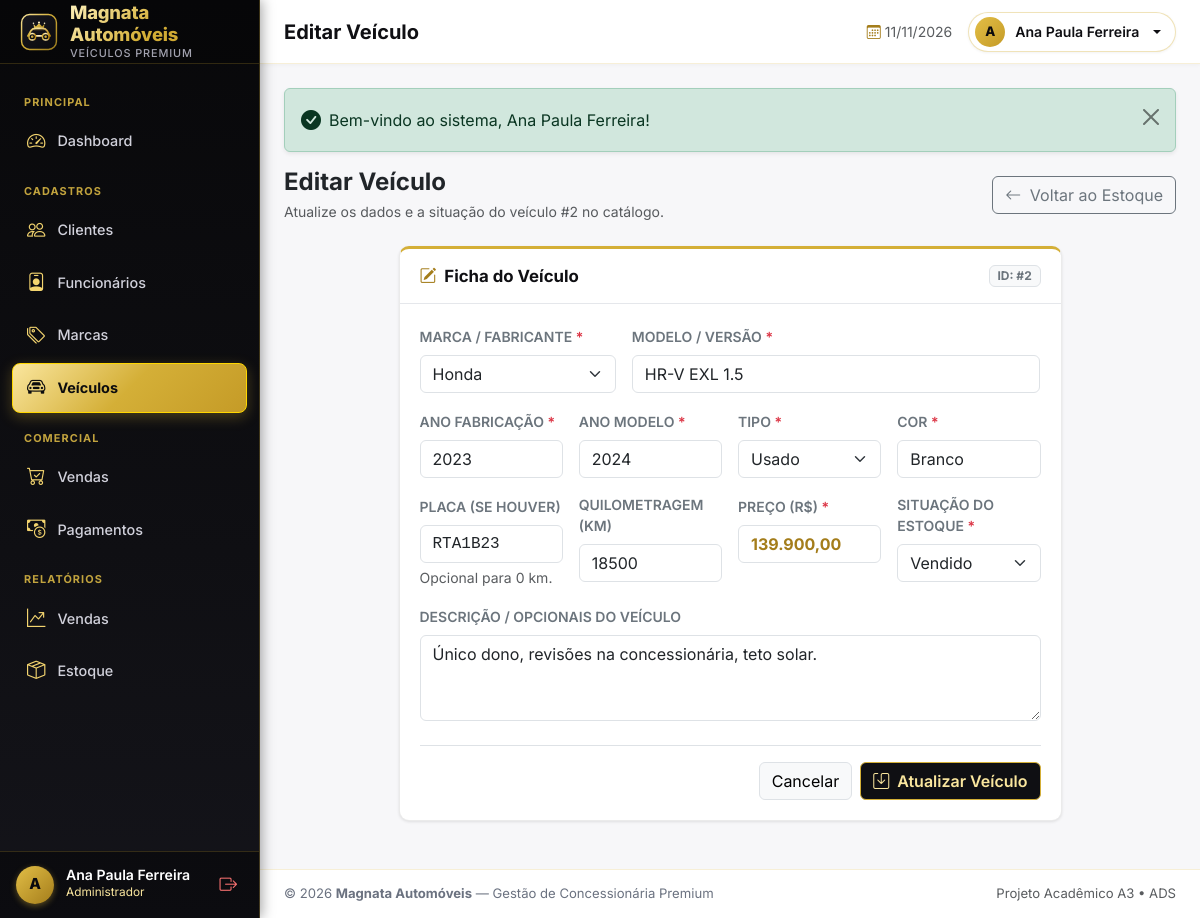
Screenshot of /veiculos/editar.php?id=2 (signed in) with the database file from the repository.
### tables this page shows
CREATE TABLE veiculos (
    id_veiculo      INT            NOT NULL AUTO_INCREMENT,
    id_marca        INT            NOT NULL,
    modelo          VARCHAR(100)   NOT NULL,
    ano_fabricacao  INT            NOT NULL,
    ano_modelo      INT            NOT NULL,
    tipo            ENUM('novo', 'usado') NOT NULL DEFAULT 'novo',
    cor             VARCHAR(40)    NOT NULL,
    placa           VARCHAR(10)    NULL,
    quilometragem   INT            NOT NULL DEFAULT 0,
    preco           DECIMAL(10,2)  NOT NULL,
    situacao        ENUM('disponível', 'vendido', 'reservado') NOT NULL DEFAULT 'disponível',
    descricao       TEXT           NULL,

    CONSTRAINT pk_veiculos        PRIMARY KEY (id_veiculo),
    CONSTRAINT uq_veiculos_placa  UNIQUE (placa),
    CONSTRAINT fk_veiculos_marcas FOREIGN KEY (id_marca)
        REFERENCES marcas (id_marca)
        ON UPDATE CASCADE
        ON DELETE RESTRICT,            
    CONSTRAINT ck_veiculos_preco  CHECK (preco > 0),
    CONSTRAINT ck_veiculos_km     CHECK (quilometragem >= 0),
    CONSTRAINT ck_veiculos_anos   CHECK (ano_fabricacao >= 1900
                                         AND ano_modelo >= ano_fabricacao
                                         AND ano_modelo <= ano_fabricacao + 1),

     
    INDEX idx_veiculos_modelo   (modelo),
    INDEX idx_veiculos_situacao (situacao),
    INDEX idx_veiculos_tipo     (tipo),
    INDEX idx_veiculos_ano      (ano_modelo)
);

CREATE TABLE marcas (
    id_marca     INT          NOT NULL AUTO_INCREMENT,
    nome         VARCHAR(80)  NOT NULL,
    pais_origem  VARCHAR(60)  NULL,

    CONSTRAINT pk_marcas      PRIMARY KEY (id_marca),
    CONSTRAINT uq_marcas_nome UNIQUE (nome)
);

### veiculos/editar.php (the view, shortened to what this page needs)
<?php
$pdo = conectar();
$id = (int) ($_GET['id'] ?? $_POST['id_veiculo'] ?? 0);
$stmt = $pdo->prepare('SELECT * FROM veiculos WHERE id_veiculo = :id LIMIT 1');
$stmt->execute([':id' => $id]);
$veiculo = $stmt->fetch();
$marcas = $pdo->query("SELECT id_marca, nome FROM marcas ORDER BY nome ASC")->fetchAll();
$idMarca       = $veiculo['id_marca'];
$modelo        = $veiculo['modelo'];
$anoFabricacao = $veiculo['ano_fabricacao'];
$anoModelo     = $veiculo['ano_modelo'];
$cor           = $veiculo['cor'];
$placa         = $veiculo['placa'] ?? '';
$quilometragem = $veiculo['quilometragem'];
$precoStr      = number_format((float) $veiculo['preco'], 2, ',', '.');
$situacao      = $veiculo['situacao'];
$descricao     = $veiculo['descricao'] ?? '';
require_once __DIR__ . '/../includes/header.php';
?>
<div class="d-flex justify-content-between align-items-center mb-4 flex-wrap gap-2">
    <div>
        <h2 class="h4 fw-bold text-dark mb-1">Editar Veículo</h2>
        <p class="text-muted small mb-0">Atualize os dados e a situação do veículo #<?= $id ?> no catálogo.</p>
    </div>
    <div>
        <a href="<?= url('veiculos/index.php') ?>" class="btn btn-outline-secondary">
            <i class="bi bi-arrow-left me-1"></i> Voltar ao Estoque
        </a>
    </div>
</div>
<div class="row justify-content-center">
    <div class="col-12 col-lg-9">
        <div class="card-app">
            <div class="card-header">
                <h3 class="card-title">
                    <i class="bi bi-pencil-square text-primary"></i> Ficha do Veículo
                </h3>
                <span class="badge bg-light text-secondary border">ID: #<?= $id ?></span>
            </div>
            <div class="card-body">
                <form method="post" action="<?= url('veiculos/editar.php?id=' . $id) ?>" novalidate>
                    <div class="row g-3">
                        <div class="col-12 col-md-4">
                            <label for="id_marca" class="form-label fw-semibold text-secondary small">
                                MARCA / FABRICANTE <span class="text-danger">*</span>
                            </label>
                            <select class="form-select" id="id_marca" name="id_marca" required autofocus>
                                <?php foreach ($marcas as $m): ?>
                                    <option value="<?= $m['id_marca'] ?>" <?= (string) $idMarca === (string) $m['id_marca'] ? 'selected' : '' ?>>
                                        <?= e($m['nome']) ?>
                                    </option>
                                <?php endforeach; ?>
                            </select>
                        </div>
                        <div class="col-12 col-md-8">
                            <label for="modelo" class="form-label fw-semibold text-secondary small">
                                MODELO / VERSÃO <span class="text-danger">*</span>
                            </label>
                            <input type="text" class="form-control" id="modelo" name="modelo"
                                   placeholder="Ex.: Corolla XEi 2.0 Flex Automático" value="<?= e($modelo) ?>" required>
                        </div>
                        <div class="col-6 col-md-3">
                            <label for="ano_fabricacao" class="form-label fw-semibold text-secondary small">
                                ANO FABRICAÇÃO <span class="text-danger">*</span>
                            </label>
                            <input type="number" class="form-control" id="ano_fabricacao" name="ano_fabricacao"
                                   min="1900" max="<?= date('Y') + 1 ?>" value="<?= e($anoFabricacao) ?>" required>
                        </div>
                        <div class="col-6 col-md-3">
                            <label for="ano_modelo" class="form-label fw-semibold text-secondary small">
                                ANO MODELO <span class="text-danger">*</span>
                            </label>
                            <input type="number" class="form-control" id="ano_modelo" name="ano_modelo"
                                   min="1900" max="<?= date('Y') + 2 ?>" value="<?= e($anoModelo) ?>" required>
                        </div>
                        <div class="col-6 col-md-3">
                            <label for="tipo" class="form-label fw-semibold text-secondary small">
                                TIPO <span class="text-danger">*</span>
                            </label>
                            <select class="form-select" id="tipo" name="tipo"
                                    onchange="document.getElementById('divKm').style.display = (this.value === 'novo') ? 'none' : 'block'">
                                <option value="usado" <?= $tipo === 'usado' ? 'selected' : '' ?>>Usado</option>
                            </select>
                        </div>
                        <div class="col-6 col-md-3">
                            <label for="cor" class="form-label fw-semibold text-secondary small">
                                COR <span class="text-danger">*</span>
                            </label>
                            <input type="text" class="form-control" id="cor" name="cor"
                                   placeholder="Ex.: Prata, Preto, Branco" value="<?= e($cor) ?>" required>
                        </div>
                        <div class="col-6 col-md-3">
                            <label for="placa" class="form-label fw-semibold text-secondary small">
                                PLACA (SE HOUVER)
                            </label>
                            <input type="text" class="form-control mascara-placa font-monospace text-uppercase"
                                   id="placa" name="placa" placeholder="ABC1D23" value="<?= e($placa) ?>" maxlength="7">
                            <div class="form-text">Opcional para 0 km.</div>
                        </div>
                        <div class="col-6 col-md-3" id="divKm" style="display: <?= $tipo === 'novo' ? 'none' : 'block' ?>;">
                            <label for="quilometragem" class="form-label fw-semibold text-secondary small">
                                QUILOMETRAGEM (KM)
                            </label>
                            <input type="number" class="form-control" id="quilometragem" name="quilometragem"
                                   min="0" value="<?= e($quilometragem) ?>">
                        </div>
                        <div class="col-6 col-md-3">
                            <label for="preco" class="form-label fw-semibold text-secondary small">
                                PREÇO (R$) <span class="text-danger">*</span>
                            </label>
                            <input type="text" class="form-control mascara-moeda fw-bold text-primary"
                                   id="preco" name="preco" placeholder="0,00" value="<?= e($precoStr) ?>" required>
                        </div>
                        <div class="col-6 col-md-3">
                            <label for="situacao" class="form-label fw-semibold text-secondary small">
                                SITUAÇÃO DO ESTOQUE <span class="text-danger">*</span>
                            </label>
                            <select class="form-select" id="situacao" name="situacao" required>
                                <option value="vendido"    <?= $situacao === 'vendido' ? 'selected' : '' ?>>Vendido</option>
                            </select>
                        </div>
                        <div class="col-12">
                            <label for="descricao" class="form-label fw-semibold text-secondary small">
                                DESCRIÇÃO / OPCIONAIS DO VEÍCULO
                            </label>
                            <textarea class="form-control" id="descricao" name="descricao" rows="3"><?= e($descricao) ?></textarea>
                        </div>
                    </div>
                    <div class="d-flex justify-content-end gap-2 mt-4 pt-3 border-top">
                        <a href="<?= url('veiculos/index.php') ?>" class="btn btn-light border">Cancelar</a>
                        <button type="submit" class="btn btn-navy">
                            <i class="bi bi-save me-1"></i> Atualizar Veículo
                        </button>
                    </div>
                </form>
            </div>
        </div>
    </div>
</div>
<?php require_once __DIR__ . '/../includes/footer.php'; ?>

### assets/css/style.css (style rules this page uses)
:root { --gold-50: #fffdf5; --gold-100: #fef9e7; --gold-200: #fae69e; --gold-300: #f3d46f; --gold-400: #e2be46; --gold-500: #d4af37; --gold-600: #c59b27; --gold-700: #a47d1b; --gold-800: #7d5e16; --gold-900: #4a370b; --black-950: #08080a; --black-900: #0f0f13; --black-850: #14141a; --black-800: #1a1a23; --black-700: #252532; --black-600: #333342; --gray-900: #111827; --gray-800: #1f2937; --gray-700: #374151; --gray-600: #4b5563; --gray-500: #6b7280; --gray-400: #9ca3af; --gray-300: #d1d5db; --gray-200: #e5e7eb; --gray-100: #f3f4f6; --gray-50: #f9fafb; --success: #10b981; --warning: #f59e0b; --danger: #ef4444; --info: #0ea5e9; --sidebar-width: 260px; --topbar-height: 64px; --transition: all 0.25s ease-in-out; --shadow-sm: 0 1px 3px 0 rgb(0 0 0 / 0.1); --shadow-md: 0 4px 6px -1px rgb(0 0 0 / 0.12), 0 2px 4px -2px rgb(0 0 0 / 0.08); --shadow-lg: 0 10px 15px -3px rgb(0 0 0 / 0.18), 0 4px 6px -4px rgb(0 0 0 / 0.1); --shadow-gold: 0 4px 14px rgba(212, 175, 55, 0.3); --radius: 0.5rem; }
* { box-sizing: border-box; }
body { font-family: 'Inter', -apple-system, BlinkMacSystemFont, "Segoe UI", Roboto, "Helvetica Neue", Arial, sans-serif; color: var(--gray-800); background-color: #f7f7f9; margin: 0; padding: 0; min-height: 100vh; }
.card-app { background-color: #ffffff; border: 1px solid rgba(0, 0, 0, 0.08); border-top: 3px solid var(--gold-500); border-radius: 10px; box-shadow: var(--shadow-sm); margin-bottom: 24px; }
.card-app .card-header { background-color: transparent; border-bottom: 1px solid var(--gray-200); padding: 16px 20px; display: flex; align-items: center; justify-content: space-between; flex-wrap: wrap; gap: 12px; }
.card-app .card-title { font-size: 1.05rem; font-weight: 700; color: var(--black-900); margin: 0; display: flex; align-items: center; gap: 8px; }
.card-app .card-body { padding: 20px; }
.btn-navy { background-color: var(--black-900); border: 1px solid var(--gold-500); color: var(--gold-200); font-weight: 600; }
.text-primary, .text-gold { color: var(--gold-700) !important; }

### rows the page displays
veiculos: id_marca "Honda", modelo "HR-V EXL 1.5", ano_fabricacao "2023", ano_modelo "2024", cor "Branco", placa "RTA1B23", quilometragem "18500", preco "139.900,00", situacao "Vendido", descricao "Único dono, revisões na concessionária, teto solar."

### other values shown
$secao "PRINCIPAL"
$item['texto'] "Dashboard"
$secao "CADASTROS"
$item['texto'] "Clientes"
$item['texto'] "Funcionários"
$item['texto'] "Marcas"
$item['texto'] "Veículos"
$secao "COMERCIAL"
$item['texto'] "Vendas"
$item['texto'] "Pagamentos"
$secao "RELATÓRIOS"
$item['texto'] "Estoque"
mb_strtoupper(mb_substr($usuario['nome'], 0, 1)) "A"
$usuario['nome'] "Ana Paula Ferreira"
$usuario['perfil'] "Administrador"
